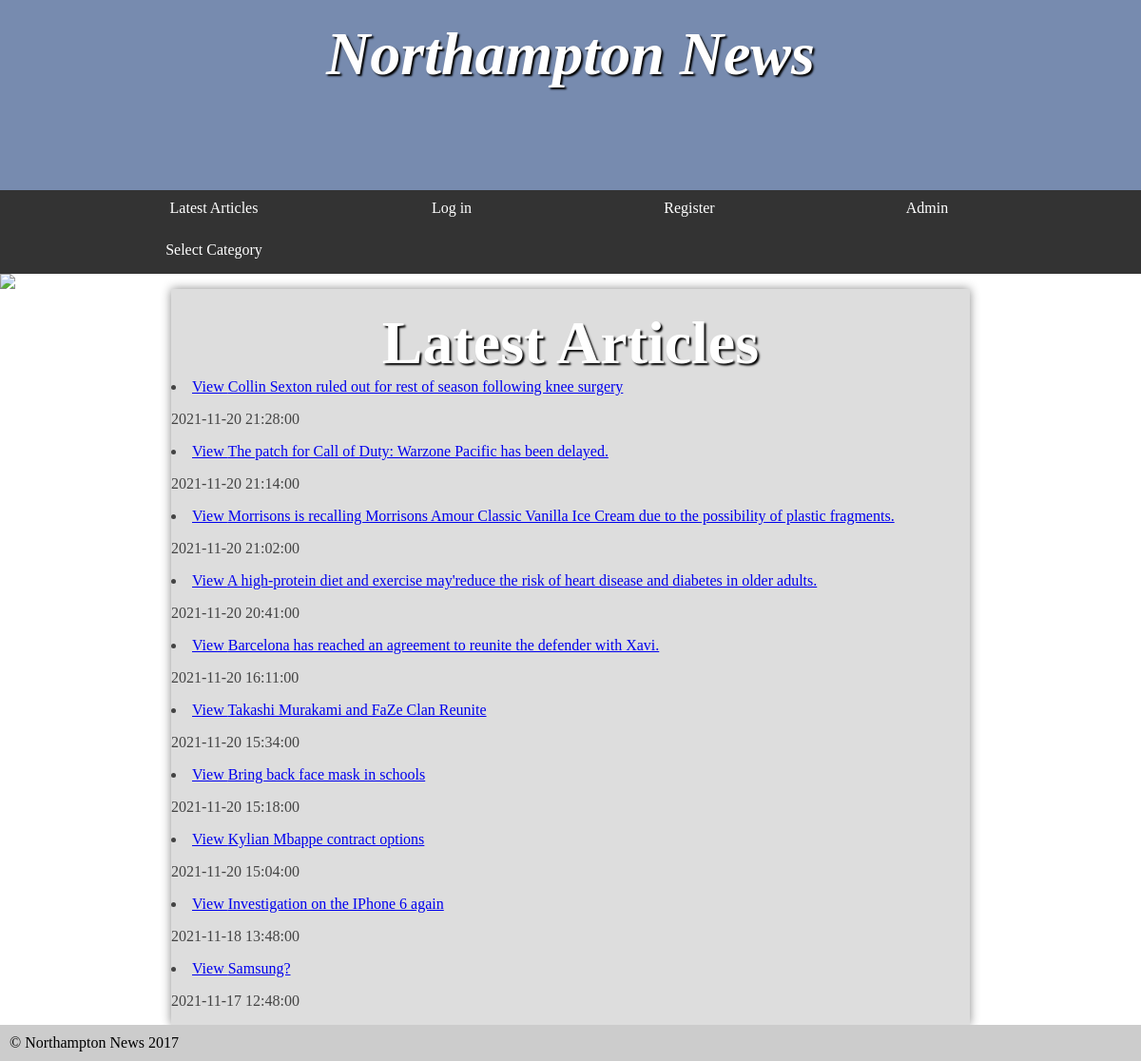
The app's page /as1/public/index.php with its own data.
### tables this page shows
CREATE TABLE `article` (
  `articleid` int(11) NOT NULL AUTO_INCREMENT,
  `title` varchar(200) DEFAULT NULL,
  `content` varchar(4000) DEFAULT NULL,
  `categoryId` varchar(45) DEFAULT NULL,
  `publishDate` datetime DEFAULT NULL,
  PRIMARY KEY (`articleid`)
);

### as1/public/index.php (the view, shortened to what this page needs)
<?php
require '../header.php';
?>
<h1>Latest Articles</h1>
<?php
$server = 'mysql';
$username = 'student';
$password = 'student';
$schema = 'assignment1';
$pdo = new PDO('mysql:dbname=' . $schema . ';host=' . $server, $username, $password);
	$stmt = $pdo->prepare('SELECT * FROM assignment1.article ORDER BY publishDate DESC LIMIT 10');
	$stmt->execute();
	foreach ($stmt as $row) {
		echo '<li><a href="Article.php?articleid=' . $row['articleid'] . '">' . 'View ' . $row['title'] . '</a></li>';
		echo '<p>'. $row['publishDate'] . '</p>' ;
	}
?>
<?php
require '../footer.php';
?>

### as1/header.php (shortened to what this page needs)
<!DOCTYPE html>
<html>
	<head>
		<link rel="stylesheet" href="styles.css"/>
	</head>
	<body>
		<header>
			<section>
				<h1>Northampton News</h1>
			</section>
		</header>
		<nav>
			<ul>
				<li><a href="index.php">Latest Articles</a></li>
				<?php if (isset($_SESSION['loggedin'])){
					echo '<li><a href="logout.php">Log out</a></li>';
					echo '<li><a href="adminArticles.php">Admin Articles</a></li>';
					echo '<li><a href="adminCategories.php">Admin Categories</a></li>';
				}
				else{
					echo '<li><a href="login.php">Log in</a></li>';
					echo '<li><a href="register.php">Register</a></li>';
					echo '<li><a href="admin.php">Admin</a></li>';
				}
				?>
								<li><a href="Category.php">Select Category</a>
			</ul>
		</nav>
		<img src="images/banners/randombanner.php" />
		<main>

### as1/footer.php
</main>
<footer>
    &copy; Northampton News 2017
</footer>
</body>
</html>

### as1/public/styles.css (style rules this page uses)
* { margin: 0; padding: 0; }
html { font-family: 'Oxygen-Regular', times, verdana, sans-serif; }
body { background-color: #fff; }
header { background-color: #778baf ; color: white; height: 200px; }
nav { width: 100%; background-color: #333; overflow: auto; }
nav ul { width: 1000px; margin: auto; display: block; list-style-type: none; }
nav ul li { width: 25%; float: left; overflow: auto; text-align: center; }
nav a { color: white; padding-top: 10px; display: block; text-decoration: none; }
header section { display: block; }
header h1 { font-weight: bold; font-style: italic; }
h1 { font-size:4em; color: white; text-align: center; padding-top: 20px; text-shadow: 2px 2px 2px #000; }
main { min-height: 50vh; background-color: #ddd; width: 70vw; display: block; margin: auto; box-shadow: 0px 0px 10px #888; color:#444; }
p, li, h2 { margin-bottom: 1em; }
footer { background-color: #ccc; padding: 10px; }
ul { margin-left: 2em; }
body > img { display: block; width: 100%; }
main { display: table; }

### records on screen
article: title "Collin Sexton ruled out for rest of season following knee surgery", publishDate "2021-11-20 21:28:00"
article: title "The patch for Call of Duty: Warzone Pacific has been delayed.", publishDate "2021-11-20 21:14:00"
article: title "Morrisons is recalling Morrisons Amour Classic Vanilla Ice Cream due to the possibility of plastic fragments.", publishDate "2021-11-20 21:02:00"
article: title "A high-protein diet and exercise may'reduce the risk of heart disease and diabetes in older adults.", publishDate "2021-11-20 20:41:00"
article: title "Barcelona has reached an agreement to reunite the defender with Xavi.", publishDate "2021-11-20 16:11:00"
article: title "Takashi Murakami and FaZe Clan Reunite", publishDate "2021-11-20 15:34:00"
article: title "Bring back face mask in schools", publishDate "2021-11-20 15:18:00"
article: title "Kylian Mbappe contract options", publishDate "2021-11-20 15:04:00"
article: title "Investigation on the IPhone 6 again", publishDate "2021-11-18 13:48:00"
article: title "Samsung?", publishDate "2021-11-17 12:48:00"
